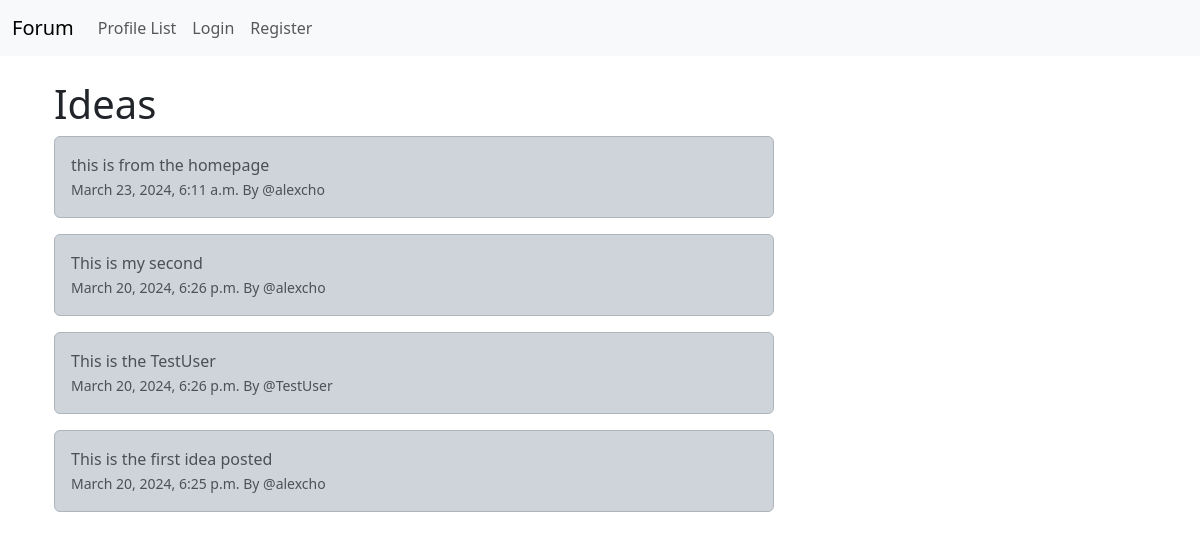
The page / on the database its author committed.
### feed/models.py (models this page shows, shortened)
class Idea(models.Model):
    user = models.ForeignKey(
        User,
        related_name='ideas',
        on_delete=models.DO_NOTHING,
        )
    body = models.CharField(max_length=200)
    created_at = models.DateTimeField(auto_now_add=True)

### feed/views.py (the view)
# urls.py: 2. Add a URL to urlpatterns:  path('', views.home, name='home')
def home(request):
    if request.user.is_authenticated:
        form = IdeaForm(request.POST or None)
        if request.method == 'POST':
            if form.is_valid():
                idea = form.save(commit=False)
                idea.user = request.user
                idea.save()
                messages.success(request, ('Your idea has been successfully submitted'))
                return redirect('home')
        ideas = Idea.objects.all().order_by('-created_at')
        return render(request, 'feed/home.html', {'ideas':ideas, 'form':form})
    else:
        ideas = Idea.objects.all().order_by('-created_at')
        return render(request, 'feed/home.html', {'ideas':ideas})

### feed/templates/feed/home.html (shortened to what this page needs)
{% extends 'feed/base.html' %}
{% block content %}
<div class="container">
    <div class="row">
        <div class="col-md-8">
    <h1>Ideas</h1>
    {% if ideas %}
        {% for idea in ideas %}
        <div class="alert alert-dark" role="alert">
            {{ idea.body }} <br>
            <small class="text-muted">
                {{ idea.created_at }} By @{{ idea.user.username }}
            </small> <br>
        </div>
        {% endfor %}
    {% endif %}
    </div>
    <div class="col-md-4">
    </div>
{% endblock %}

### rows shown on the page
Idea: body "this is from the homepage", created_at "March 23, 2024, 6:11 a.m.", user.username "alexcho"
Idea: body "This is my second", created_at "March 20, 2024, 6:26 p.m.", user.username "alexcho"
Idea: body "This is the TestUser", created_at "March 20, 2024, 6:26 p.m.", user.username "TestUser"
Idea: body "This is the first idea posted", created_at "March 20, 2024, 6:25 p.m.", user.username "alexcho"
